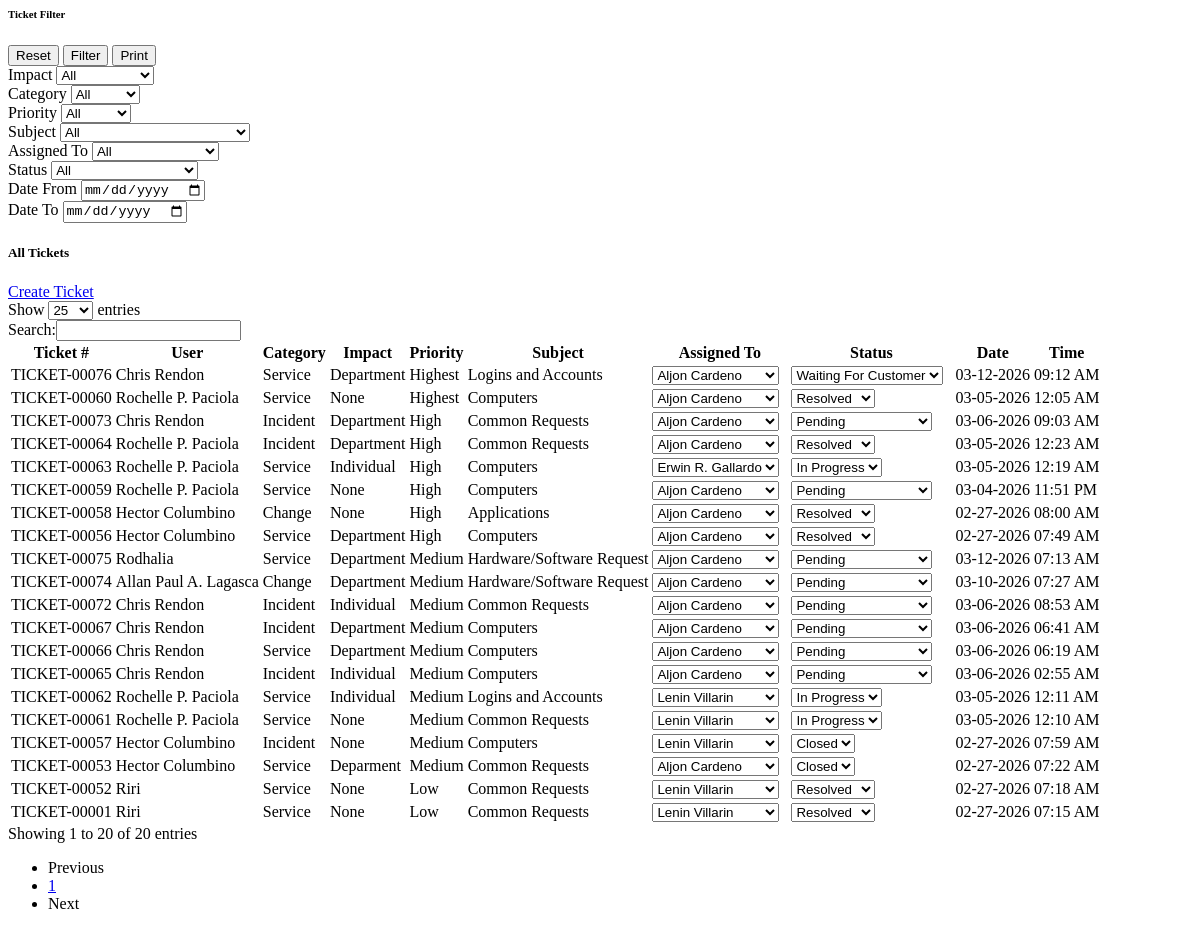
Page /admin/ticket/all_tickets.php (signed in) on the earlier database version.
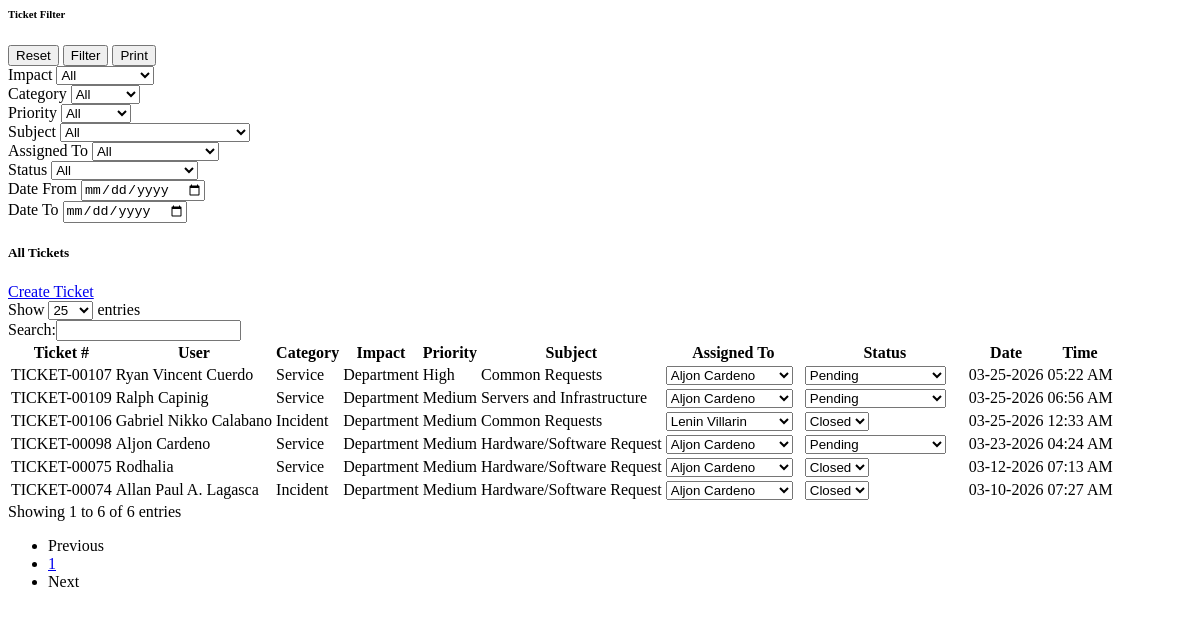
Same page on the later database version.
### tables this page shows
CREATE TABLE `ticket_tb` (
  `ticket_id` int(11) NOT NULL,
  `ticket_number` varchar(20) DEFAULT NULL,
  `user_id` int(11) DEFAULT NULL,
  `fullname` varchar(100) DEFAULT NULL,
  `email` varchar(100) DEFAULT NULL,
  `company` varchar(100) DEFAULT NULL,
  `department` varchar(100) DEFAULT NULL,
  `priority` varchar(50) NOT NULL,
  `urgency` varchar(50) NOT NULL,
  `impact` varchar(70) NOT NULL,
  `ticket_category` varchar(20) DEFAULT NULL,
  `subject` varchar(150) DEFAULT NULL,
  `subject_details` varchar(200) DEFAULT NULL,
  `issue` text DEFAULT NULL,
  `status` varchar(20) DEFAULT 'open',
  `date_created` timestamp NOT NULL DEFAULT current_timestamp(),
  `assigned_to` int(11) NOT NULL
);

CREATE TABLE `user_tb` (
  `user_id` int(11) NOT NULL,
  `emp_id` varchar(50) NOT NULL,
  `fullname` varchar(150) NOT NULL,
  `position` varchar(100) NOT NULL,
  `email` varchar(150) DEFAULT NULL,
  `department` varchar(100) DEFAULT NULL,
  `company` varchar(50) NOT NULL,
  `area` varchar(150) NOT NULL,
  `user_type` varchar(30) NOT NULL,
  `date_hired` timestamp NOT NULL DEFAULT current_timestamp() ON UPDATE current_timestamp(),
  `date_resigned` varchar(100) DEFAULT NULL,
  `created_at` timestamp NOT NULL DEFAULT current_timestamp(),
  `password` varchar(255) DEFAULT NULL,
  `is_active` tinyint(1) NOT NULL DEFAULT 1,
  `reset_token` varchar(255) DEFAULT NULL,
  `reset_token_expiry` datetime DEFAULT NULL
);

### admin/ticket/all_tickets.php (the view, shortened to what the changed rows need)
<?php
include __DIR__ . '/../../includes/db.php';
    $adminId = $_SESSION['user_id'];
    $admins = [];
    $adminQuery = "
        SELECT user_id, fullname
        FROM user_tb
        WHERE user_type = 'admin'
        ORDER BY fullname ASC
    ";
    $adminResult = $conn->query($adminQuery);
    if ($adminResult && $adminResult->num_rows > 0) {
        while ($row = $adminResult->fetch_assoc()) {
            $admins[] = $row;
        }
    }
    $sql = "
    SELECT
        t.*,
        u.fullname AS user_fullname,
        a.fullname AS assigned_admin
    FROM ticket_tb t
    LEFT JOIN user_tb u ON t.user_id = u.user_id
    LEFT JOIN user_tb a
        ON t.assigned_to = a.user_id
        AND a.user_type = 'admin'
    ORDER BY t.ticket_id DESC
    ";
    $result = $conn->query($sql);
?>
<div class="card-body table-responsive mt-3">
    <table id="ticketsTable" class="table table-hover table-striped">
        <thead>
            <tr>
                <th>Ticket #</th>
                <th>User</th>
                <th>Category</th>
                <th>Impact</th>
                <th>Priority</th>
                <th>Subject</th>
                <th style="width: 135px;">Assigned To</th>
                <th style="width: 160px;">Status</th>
                <th>Date</th>
                <th>Time</th>
            </tr>
        </thead>
        <tbody >
        <?php while ($ticket = $result->fetch_assoc()): ?>
        <tr
            data-ticket-id="<?= $ticket['ticket_id'] ?>"
            data-status="<?= strtolower($ticket['status']) ?>"
            data-assigned="<?= $ticket['assigned_to'] == $adminId ? 'yes' : 'no' ?>">
            <td><?= htmlspecialchars($ticket['ticket_number']) ?></td>
            <td><?= htmlspecialchars($ticket['user_fullname']) ?></td>
            <td><?= ucfirst($ticket['ticket_category']) ?></td>
            <td><?= ucfirst($ticket['impact']) ?></td>
            <td>
                <span class="badge badge-priority-<?= strtolower($ticket['priority']) ?>">
                    <?= ucfirst($ticket['priority']) ?>
                </span>
            </td>
            <td><?= htmlspecialchars($ticket['subject']) ?></td>
        <td onclick="event.stopPropagation();" style="width:135px;">
            <select class="form-select form-select-sm assign-admin
                    <?= empty($ticket['assigned_to']) ? 'select-unassigned' : '' ?>"
                    data-ticket-id="<?= $ticket['ticket_id'] ?>"
                    data-current="<?= $ticket['assigned_to'] ?>">
                <?php foreach ($admins as $admin): ?>
                    <option value="<?= $admin['user_id'] ?>"
                        <?= ($ticket['assigned_to'] == $admin['user_id']) ? 'selected' : '' ?>>
                        <?= htmlspecialchars($admin['fullname']) ?>
                    </option>
                <?php endforeach; ?>
            </select>
        </td>
        <?php
        $statusFlow = [
            'waiting for support' => ['waiting for support','waiting for customer','in progress','escalated','pending','canceled','resolved'],
            'pending' => ['pending','waiting for support','in progress','canceled','resolved'],
            'waiting for customer' => ['waiting for customer','waiting for support','escalated','canceled','resolved'],
            'in progress' => ['in progress','pending','canceled','resolved'],
            'escalated' => ['escalated','in progress'],
            'canceled' => ['canceled','closed', 'reopened'],
            'resolved' => ['resolved','closed', 'reopened'],
            'reopened' => ['reopened','waiting for support','waiting for customer','in progress','escalated','pending','canceled','resolved'],
            'closed' => ['closed']
        ];
        $currentStatus = strtolower($ticket['status']);
        $allowedStatuses = $statusFlow[$currentStatus] ?? [$currentStatus];
        ?>
        <td class="status-cell" onclick="event.stopPropagation();" style="width:150px;">
            <select class="form-select form-select-sm status-select status-<?= str_replace(' ', '-', $currentStatus) ?>"
                    data-ticket-id="<?= $ticket['ticket_id'] ?>"
                    data-current="<?= $currentStatus ?>">
                <?php foreach ($allowedStatuses as $statusOption): ?>
                    <option value="<?= $statusOption ?>" <?= $statusOption == $currentStatus ? 'selected' : '' ?>>
                        <?= ucwords($statusOption) ?>
                    </option>
                <?php endforeach; ?>
            </select>
        </td>
            <td><?= date('m-d-Y', strtotime($ticket['date_created'])) ?></td>
            <td><?= date('h:i A', strtotime($ticket['date_created'])) ?></td>
        </tr>
        <?php endwhile; ?>
        </tbody>
    </table>
    </div>

Differences in the rows shown:
removed ticket_tb: ticket_number "TICKET-00076", user.fullname "Chris Rendon", ticket_category "Service", impact "Department", priority "Highest", subject "Logins and Accounts", assigned_to+ticket_id "Aljon Cardeno", status+ticket_id "Waiting For Customer", date_created "03-12-2026", date_created "09:12 AM"
removed ticket_tb: ticket_number "TICKET-00073", user.fullname "Chris Rendon", ticket_category "Incident", impact "Department", priority "High", subject "Common Requests", assigned_to+ticket_id "Aljon Cardeno", status+ticket_id "Pending", date_created "03-06-2026", date_created "09:03 AM"
removed ticket_tb: ticket_number "TICKET-00072", user.fullname "Chris Rendon", ticket_category "Incident", impact "Individual", priority "Medium", subject "Common Requests", assigned_to+ticket_id "Aljon Cardeno", status+ticket_id "Pending", date_created "03-06-2026", date_created "08:53 AM"
removed ticket_tb: ticket_number "TICKET-00067", user.fullname "Chris Rendon", ticket_category "Incident", impact "Department", priority "Medium", subject "Computers", assigned_to+ticket_id "Aljon Cardeno", status+ticket_id "Pending", date_created "03-06-2026", date_created "06:41 AM"
removed ticket_tb: ticket_number "TICKET-00066", user.fullname "Chris Rendon", ticket_category "Service", impact "Department", priority "Medium", subject "Computers", assigned_to+ticket_id "Aljon Cardeno", status+ticket_id "Pending", date_created "03-06-2026", date_created "06:19 AM"
removed ticket_tb: ticket_number "TICKET-00065", user.fullname "Chris Rendon", ticket_category "Incident", impact "Individual", priority "Medium", subject "Computers", assigned_to+ticket_id "Aljon Cardeno", status+ticket_id "Pending", date_created "03-06-2026", date_created "02:55 AM"
removed ticket_tb: ticket_number "TICKET-00064", user.fullname "Rochelle P. Paciola", ticket_category "Incident", impact "Department", priority "High", subject "Common Requests", assigned_to+ticket_id "Aljon Cardeno", status+ticket_id "Resolved", date_created "03-05-2026", date_created "12:23 AM"
removed ticket_tb: ticket_number "TICKET-00063", user.fullname "Rochelle P. Paciola", ticket_category "Service", impact "Individual", priority "High", subject "Computers", assigned_to+ticket_id "Erwin R. Gallardo", status+ticket_id "In Progress", date_created "03-05-2026", date_created "12:19 AM"
removed ticket_tb: ticket_number "TICKET-00062", user.fullname "Rochelle P. Paciola", ticket_category "Service", impact "Individual", priority "Medium", subject "Logins and Accounts", assigned_to+ticket_id "Lenin Villarin", status+ticket_id "In Progress", date_created "03-05-2026", date_created "12:11 AM"
removed ticket_tb: ticket_number "TICKET-00061", user.fullname "Rochelle P. Paciola", ticket_category "Service", impact "None", priority "Medium", subject "Common Requests", assigned_to+ticket_id "Lenin Villarin", status+ticket_id "In Progress", date_created "03-05-2026", date_created "12:10 AM"
removed ticket_tb: ticket_number "TICKET-00060", user.fullname "Rochelle P. Paciola", ticket_category "Service", impact "None", priority "Highest", subject "Computers", assigned_to+ticket_id "Aljon Cardeno", status+ticket_id "Resolved", date_created "03-05-2026", date_created "12:05 AM"
removed ticket_tb: ticket_number "TICKET-00059", user.fullname "Rochelle P. Paciola", ticket_category "Service", impact "None", priority "High", subject "Computers", assigned_to+ticket_id "Aljon Cardeno", status+ticket_id "Pending", date_created "03-04-2026", date_created "11:51 PM"
removed ticket_tb: ticket_number "TICKET-00058", user.fullname "Hector Columbino", ticket_category "Change", impact "None", priority "High", subject "Applications", assigned_to+ticket_id "Aljon Cardeno", status+ticket_id "Resolved", date_created "02-27-2026", date_created "08:00 AM"
removed ticket_tb: ticket_number "TICKET-00057", user.fullname "Hector Columbino", ticket_category "Incident", impact "None", priority "Medium", subject "Computers", assigned_to+ticket_id "Lenin Villarin", value "Closed", date_created "02-27-2026", date_created "07:59 AM"
removed ticket_tb: ticket_number "TICKET-00056", user.fullname "Hector Columbino", ticket_category "Service", impact "Department", priority "High", subject "Computers", assigned_to+ticket_id "Aljon Cardeno", status+ticket_id "Resolved", date_created "02-27-2026", date_created "07:49 AM"
removed ticket_tb: ticket_number "TICKET-00053", user.fullname "Hector Columbino", ticket_category "Service", impact "Deparment", priority "Medium", subject "Common Requests", assigned_to+ticket_id "Aljon Cardeno", value "Closed", date_created "02-27-2026", date_created "07:22 AM"
removed ticket_tb: ticket_number "TICKET-00052", user.fullname "Riri", ticket_category "Service", impact "None", priority "Low", subject "Common Requests", assigned_to+ticket_id "Lenin Villarin", status+ticket_id "Resolved", date_created "02-27-2026", date_created "07:18 AM"
removed ticket_tb: ticket_number "TICKET-00001", user.fullname "Riri", ticket_category "Service", impact "None", priority "Low", subject "Common Requests", assigned_to+ticket_id "Lenin Villarin", status+ticket_id "Resolved", date_created "02-27-2026", date_created "07:15 AM"
added ticket_tb: ticket_number "TICKET-00109", user.fullname "Ralph Capinig", ticket_category "Service", impact "Department", priority "Medium", subject "Servers and Infrastructure", assigned_to+ticket_id "Aljon Cardeno", status+ticket_id "Pending", date_created "03-25-2026", date_created "06:56 AM"
added ticket_tb: ticket_number "TICKET-00107", user.fullname "Ryan Vincent Cuerdo", ticket_category "Service", impact "Department", priority "High", subject "Common Requests", assigned_to+ticket_id "Aljon Cardeno", status+ticket_id "Pending", date_created "03-25-2026", date_created "05:22 AM"
added ticket_tb: ticket_number "TICKET-00106", user.fullname "Gabriel Nikko Calabano", ticket_category "Incident", impact "Department", priority "Medium", subject "Common Requests", assigned_to+ticket_id "Lenin Villarin", value "Closed", date_created "03-25-2026", date_created "12:33 AM"
added ticket_tb: ticket_number "TICKET-00098", user.fullname "Aljon Cardeno", ticket_category "Service", impact "Department", priority "Medium", subject "Hardware/Software Request", assigned_to+ticket_id "Aljon Cardeno", status+ticket_id "Pending", date_created "03-23-2026", date_created "04:24 AM"
changed ticket_tb "TICKET-00075": status+ticket_id "Pending" → "Closed"
changed ticket_tb "TICKET-00074": ticket_category "Change" → "Incident"; status+ticket_id "Pending" → "Closed"
Other differences:
text written by a page script: "Show entries Search: Showing 1 to 20 of 20 entries Previous 1 Next" → "Show entries Search: Showing 1 to 6 of 6 entries Previous 1 Next"
